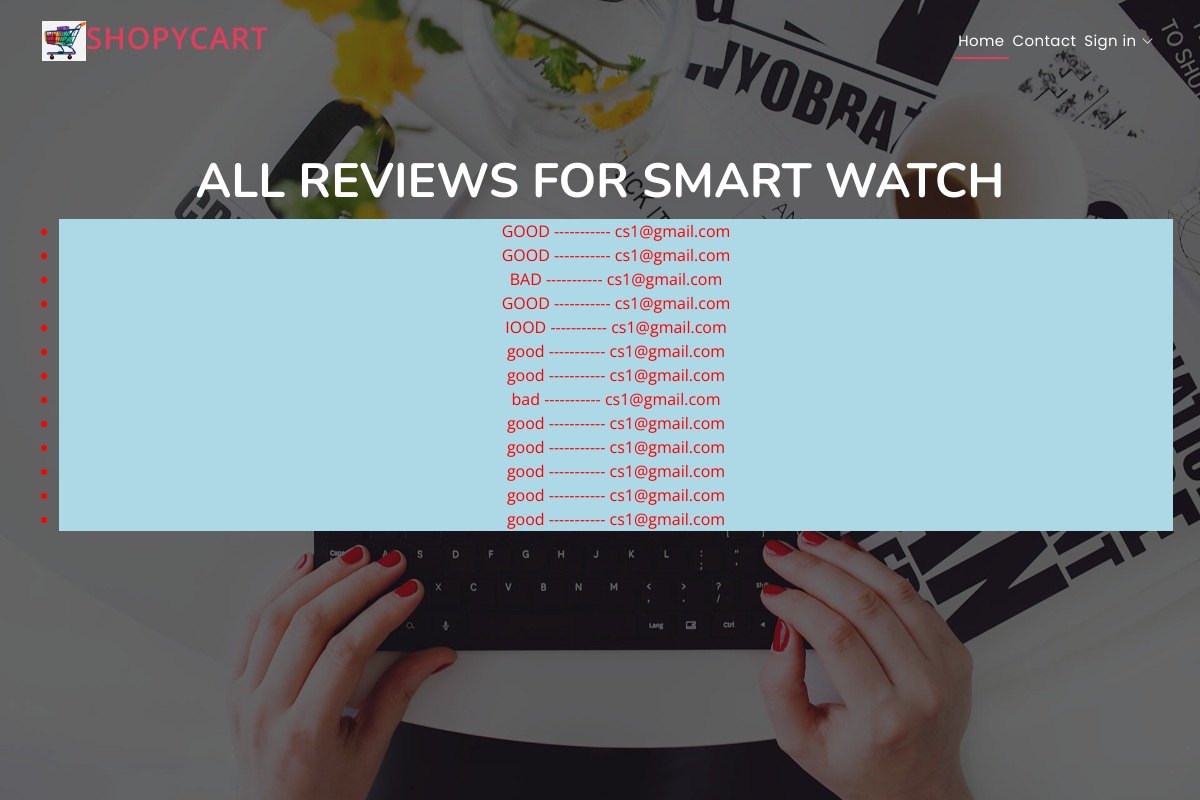
The page /cart/product/12/reviews/ on the database as committed earlier.
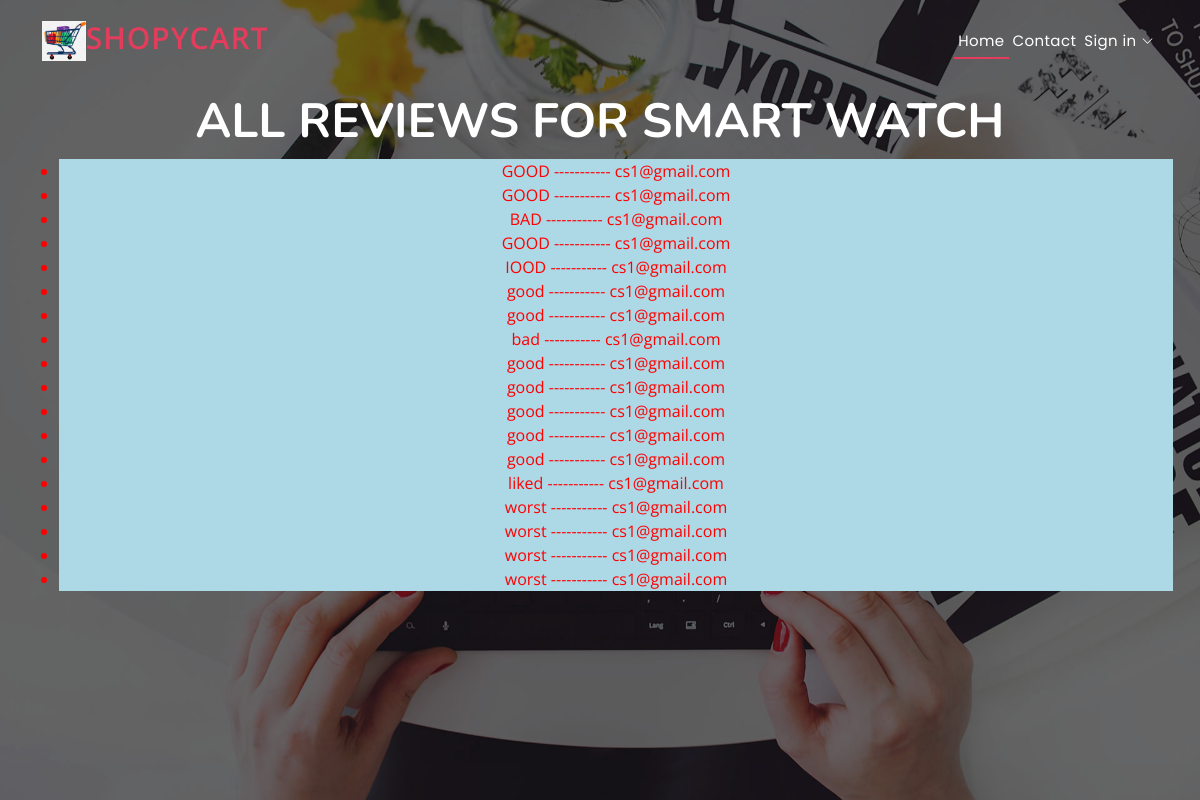
The same page on the database as committed later.
### cart/models.py (models this page shows, shortened)
class Review(models.Model):
    user = models.ForeignKey(User, on_delete=models.CASCADE)
    product = models.ForeignKey(Product, on_delete=models.CASCADE)
    rating = models.PositiveIntegerField(validators=[MinValueValidator(1), MaxValueValidator(5)])
    comment = models.CharField(max_length=300)
    order=models.ForeignKey(Order,on_delete=models.CASCADE,null=True)

### users/models.py (models this page shows)
class User(AbstractUser):
    is_seller=models.BooleanField(default=False)
    is_customer=models.BooleanField(default=False)

### cart/views.py (the view)
# urls.py: path('product/<int:product_id>/reviews/', views.display_all_review, name='display_all_review'),
def display_all_review(request, product_id):
    product = get_object_or_404(Product, id=product_id)
    reviews = Review.objects.filter(product=product)
    return render(request, 'all_review.html', {'product': product, 'reviews': reviews})

### templates/all_review.html (shortened to what this page needs)
{% extends "base.html" %}
{% block content %}
<div class="container-fluid" style="margin-bottom: 100px; overflow-x: auto;">
    <h1>All Reviews for {{ product.product_name }}</h1>
    {% if reviews %}
    <ul>
        {% for review in reviews %}
        <li style="color: red; background-color: lightblue;">{{ review.comment }} ----------- {{ review.user }}</li>
          {% endfor %}
    </ul>
    {% else %}
    <p>No reviews for this product yet.</p>
{% endif %}
</div>
{% endblock %}

Rows that differ between the two databases and show on the page:
added Review: comment "liked", user "cs1@gmail.com"
added Review: comment "worst", user "cs1@gmail.com"
added Review: comment "worst", user "cs1@gmail.com"
added Review: comment "worst", user "cs1@gmail.com"
added Review: comment "worst", user "cs1@gmail.com"
